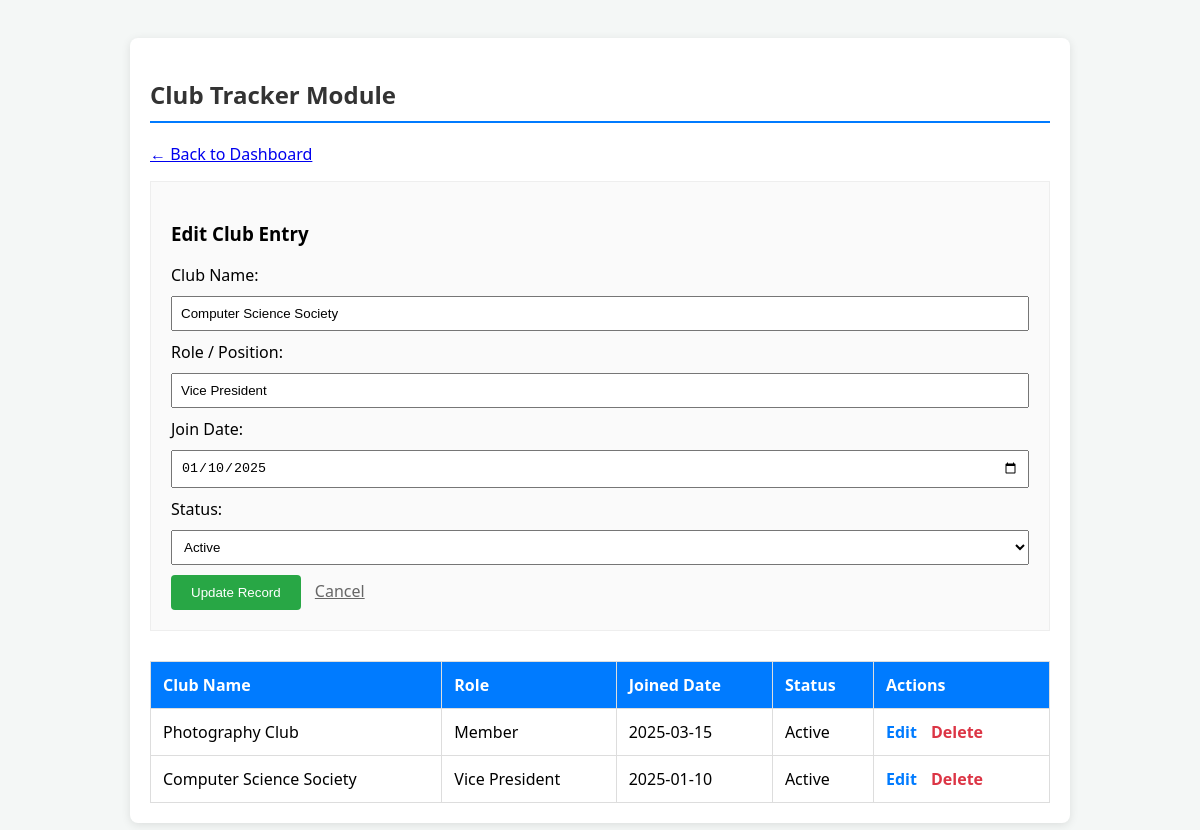
The page /modules/club/club_tracker.php?edit=1 (signed in) on the database its author committed.
### tables this page shows
CREATE TABLE IF NOT EXISTS clubs (
    club_id INT PRIMARY KEY AUTO_INCREMENT,
    user_id INT NOT NULL,
    club_name VARCHAR(150) NOT NULL,
    role VARCHAR(100) NOT NULL,
    join_date DATE NOT NULL,
    status ENUM('active', 'inactive') DEFAULT 'active',
    created_at TIMESTAMP DEFAULT CURRENT_TIMESTAMP,
    updated_at TIMESTAMP DEFAULT CURRENT_TIMESTAMP ON UPDATE CURRENT_TIMESTAMP,
    FOREIGN KEY (user_id) REFERENCES users(user_id) ON DELETE CASCADE,
    INDEX idx_user_club (user_id)
);

### modules/club/club_tracker.php (the view, shortened to what this page needs)
<?php
$conn = mysqli_connect("localhost", "root", "", "student_cms");
$user_id = $_SESSION['user_id'];
$edit_data = null;
if (isset($_GET['edit'])) {
    $id = intval($_GET['edit']);
    $res = mysqli_query($conn, "SELECT * FROM clubs WHERE club_id=$id AND user_id=$user_id");
    $edit_data = mysqli_fetch_assoc($res);
}
?>
<!DOCTYPE html>
<html lang="en">
<head>
</head>
<body>
<div class="container">
    <h2>Club Tracker Module</h2>
    <p><a href="dashboard.php">← Back to Dashboard</a></p>
    <div class="form-box">
        <h3><?php echo $edit_data ? "Edit Club Entry" : "Add New Membership"; ?></h3>
        <form method="POST">
            <label>Club Name:</label>
            <input type="text" name="club_name" value="<?php echo htmlspecialchars($edit_data['club_name'] ?? ''); ?>" required>
            <label>Role / Position:</label>
            <input type="text" name="role" value="<?php echo htmlspecialchars($edit_data['role'] ?? ''); ?>" placeholder="e.g. Committee Member" required>
            <label>Join Date:</label>
            <input type="date" name="join_date" value="<?php echo $edit_data['join_date'] ?? ''; ?>" required>
            <label>Status:</label>
            <select name="status">
                <option value="active" <?php echo (isset($edit_data['status']) && $edit_data['status'] == 'active') ? 'selected' : ''; ?>>Active</option>
            </select>
            <button type="submit" name="<?php echo $edit_data ? 'update' : 'add'; ?>" class="btn-submit">
                <?php echo $edit_data ? "Update Record" : "Save Record"; ?>
            </button>
            <?php if ($edit_data): ?>
                <a href="club-tracker.php" style="margin-left: 10px; color: #666;">Cancel</a>
            <?php endif; ?>
        </form>
    </div>
    <table>
        <thead>
            <tr>
                <th>Club Name</th>
                <th>Role</th>
                <th>Joined Date</th>
                <th>Status</th>
                <th>Actions</th>
            </tr>
        </thead>
        <tbody>
            <?php
            $query = "SELECT * FROM clubs WHERE user_id = '$user_id' ORDER BY join_date DESC";
            $result = mysqli_query($conn, $query);
            if (mysqli_num_rows($result) > 0) {
                while ($row = mysqli_fetch_assoc($result)) {
                    echo "<tr>
                            <td>" . htmlspecialchars($row['club_name']) . "</td>
                            <td>" . htmlspecialchars($row['role']) . "</td>
                            <td>" . $row['join_date'] . "</td>
                            <td>" . ucfirst($row['status']) . "</td>
                            <td class='action-links'>
                                <a href='club-tracker.php?edit={$row['club_id']}' class='edit-btn'>Edit</a>
                                <a href='club-tracker.php?delete={$row['club_id']}'
                                   class='delete-btn'
                                   onclick='return confirm(\"Are you sure you want to delete this record?\")'>Delete</a>
                            </td>
                          </tr>";
                }
            } else {
                echo "<tr><td colspan='5'>No records found.</td></tr>";
            }
            ?>
        </tbody>
    </table>
</div>
</body>
</html>

### modules/club/club_tracker.php (style rules this page uses)
body { font-family: 'Segoe UI', Arial, sans-serif; padding: 30px; background-color: #f4f7f6; }
.container { max-width: 900px; margin: auto; background: white; padding: 20px; border-radius: 8px; box-shadow: 0 2px 10px rgba(0,0,0,0.1); }
h2 { border-bottom: 2px solid #007bff; padding-bottom: 10px; color: #333; }
.form-box { background: #fafafa; padding: 20px; border: 1px solid #eee; margin-bottom: 30px; }
input, select { padding: 8px; margin: 10px 0; width: 100%; box-sizing: border-box; }
table { width: 100%; border-collapse: collapse; }
th, td { padding: 12px; border: 1px solid #ddd; text-align: left; }
th { background-color: #007bff; color: white; }
.btn-submit { background-color: #28a745; color: white; border: none; padding: 10px 20px; cursor: pointer; border-radius: 4px; }
.action-links a { text-decoration: none; margin-right: 10px; font-weight: bold; }
.delete-btn { color: #dc3545; }
.edit-btn { color: #007bff; }

### rows shown on the page
clubs: club_name "Computer Science Society", role "Vice President", join_date "01/10/2025", status "Active", join_date "2025-01-10"
clubs: club_name "Photography Club", role "Member", join_date "2025-03-15", status "Active"
